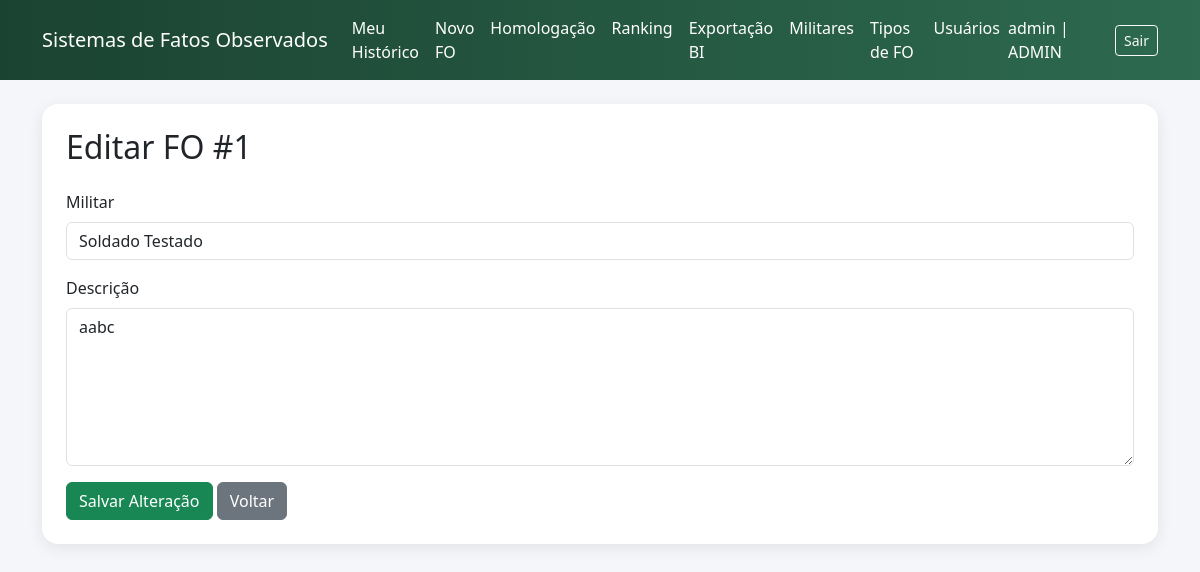
The page /fo/homologacao/1/editar (signed in) on the database its author committed.
### app/fo/models.py (models this page shows, shortened)
class Usuario(db.Model, UserMixin):
    __tablename__ = "usuarios"
    id = db.Column(db.Integer, primary_key=True)
    username = db.Column(db.String(80), unique=True, nullable=False)
    senha_hash = db.Column(db.String(128), nullable=False)
    perfil = db.Column(
        db.String(20),
        nullable=False,
        default="MILITAR"
    )
    militar_id = db.Column(
        db.Integer,
        db.ForeignKey("militares.id", ondelete="RESTRICT"),
        nullable=False
    )
    militar = db.relationship("Militar")

class FatoObservado(db.Model):
    __tablename__ = "fatos_observados"
    id = db.Column(db.Integer, primary_key=True)
    militar_id = db.Column(
        db.Integer,
        db.ForeignKey("militares.id", ondelete="RESTRICT"),
        nullable=False
    )
    cadastrador_id = db.Column(
        db.Integer,
        db.ForeignKey("usuarios.id", ondelete="RESTRICT"),
        nullable=False
    )
    homologador_id = db.Column(
        db.Integer,
        db.ForeignKey("usuarios.id", ondelete="RESTRICT"),
        nullable=True
    )
    tipo_de_fato_id = db.Column(
        db.Integer,
        db.ForeignKey("tipo_de_fato.id", ondelete="RESTRICT"),
        nullable=False
    )
    sinal = db.Column(db.String(10), nullable=False) #positivo ou negativo
    pontos = db.Column(db.Integer, nullable=False)
    descricao = db.Column(db.Text, nullable=True)
    status = db.Column(db.String(20), default="Pendente", nullable=False)
    justificativa_recusa = db.Column(db.Text, nullable=True)
    data_registro = db.Column(db.DateTime, default=datetime.utcnow, nullable=False)
    data_homologacao = db.Column(db.DateTime, nullable=True)
    militar = db.relationship("Militar", foreign_keys=[militar_id])
    cadastrador = db.relationship("Usuario", foreign_keys=[cadastrador_id])
    homologador = db.relationship("Usuario", foreign_keys=[homologador_id])
    tipo_fato = db.relationship("TipoDeFato")

class PostoGraduacao(db.Model):
    __tablename__ = 'posto_graduacao'
    id = db.Column(db.Integer, primary_key=True)
    nome = db.Column(db.String(80), nullable=False)

class Militar(db.Model):
    __tablename__ = "militares"
    id = db.Column(db.Integer, primary_key=True)
    nome_guerra = db.Column(db.String(120), nullable=False)
    identidade_militar = db.Column(db.String(30), unique=True, nullable=False)
    id_posto_graduacao = db.Column(
        db.Integer,
        db.ForeignKey("posto_graduacao.id", ondelete="RESTRICT"),
        nullable=False
    )
    data_de_praca = db.Column(db.Date, nullable=False)
    id_secao = db.Column(
        db.Integer,
        db.ForeignKey("secoes.id", ondelete="RESTRICT"),
        nullable=False
    )
    foto_url = db.Column(db.String(255), nullable=True)
    posto_graduacao = db.relationship("PostoGraduacao")
    secao = db.relationship("Secao")

### app/fo/routes.py (the view)
@fo_bp.route("/homologacao/<int:fato_id>/editar", methods=["GET", "POST"])
@login_required
@requer_homologador
def editar(fato_id):
    fato = FatoObservado.query.get_or_404(fato_id)
    if request.method == "POST":
        nova_descricao = request.form.get("descricao", "")
        editar_fato(fato, editor=current_user, nova_descricao=nova_descricao)
        flash("FO editado com sucesso.", "success")
        return redirect(url_for("fo.homologacao"))
    return render_template("fo/editar_fo.html", fato=fato)

### app/__init__.py (called while the page is built)
def create_app():
    app = Flask(__name__)
    app.config.from_object(Config)
    db.init_app(app)
    login_manager.init_app(app)
    migrate.init_app(app, db)
    from app.fo.models import Usuario
    @login_manager.user_loader
    def load_user(user_id):
        return Usuario.query.get(int(user_id))
    login_manager.login_view = "auth.login"
    from app.fo import fo_bp
    app.register_blueprint(fo_bp)
    from app.auth import auth_bp
    app.register_blueprint(auth_bp)
    @app.route("/")
    def index():
        if current_user.is_authenticated and current_user.perfil == "MILITAR":
            return redirect(url_for("fo.meu_historico"))
        return redirect(url_for("fo.ranking"))
    return app

### app/fo/permissions.py (called while the page is built)
def perfil_permitido(*perfis):
    def decorator(func):
        @wraps(func)
        def wrapper(*args, **kwargs):
            if not current_user.is_authenticated:
                abort(403)
            if current_user.perfil not in perfis and current_user.perfil != "ADMIN":
                abort(403)
            return func(*args, **kwargs)
        return wrapper
    return decorator

### app/templates/fo/editar_fo.html (shortened to what this page needs)
{% extends "base.html" %}
{% block content %}
<div class="card card-glass p-4">
    <h2 class="mb-4">Editar FO #{{ fato.id }}</h2>
    <form method="POST">
        <div class="mb-3">
            <label class="form-label">Militar</label>
            <input class="form-control"
                   value="{{ fato.militar.posto_graduacao.nome }} {{ fato.militar.nome_guerra }}"
                   readonly>
        </div>
        <div class="mb-3">
            <label class="form-label">Descrição</label>
            <textarea name="descricao"
                      class="form-control"
                      rows="6"
                      required>{{ fato.descricao }}</textarea>
        </div>
        <button class="btn btn-success">
            Salvar Alteração
        </button>
        <a href="{{ url_for('fo.homologacao') }}"
           class="btn btn-secondary">
            Voltar
        </a>
    </form>
</div>
{% endblock %}

### app/templates/base.html (shortened to what this page needs)
<!DOCTYPE html>
<html lang="pt-BR">
<head>
    <link href="https://cdn.jsdelivr.net/npm/bootstrap@5.3.3/dist/css/bootstrap.min.css" rel="stylesheet">
</head>
<body>
<nav class="navbar navbar-expand-lg navbar-dark navbar-custom mb-4">
    <div class="container">
        <a class="navbar-brand"
            href="{{ url_for('fo.ranking' )}}">
        Sistemas de Fatos Observados
        </a>
        <div class="collapse navbar-collapse"
            id="navbarNav">
            {% if current_user.is_authenticated %}
            <ul class="navbar-nav me-auto">
                {% if current_user.perfil in ["MILITAR", "ADMIN"] %}
                    <li class="nav-item">
                        <a class="nav-link" href="{{ url_for('fo.meu_historico') }}">
                            Meu Histórico
                        </a>
                    </li>
                {% endif %}
                {% if current_user.perfil in ["HOMOLOGADOR", "ADMIN"] %}
                    <li class="nav-item">
                        <a class="nav-link" href="{{ url_for('fo.novo_fo') }}">
                            Novo FO
                        </a>
                    </li>
                    <li class="nav-item">
                        <a class="nav-link" href="{{ url_for('fo.homologacao') }}">
                            Homologação
                        </a>
                    </li>
                {% endif %}
                {% if current_user.perfil in ["MILITAR", "HOMOLOGADOR", "ADMIN"] %}
                    <li class="nav-item">
                        <a class="nav-link" href="{{ url_for('fo.ranking') }}">
                            Ranking
                        </a>
                    </li>
                {% endif %}
                {% if current_user.perfil in ["BOLETIM", "ADMIN"] %}
                    <li class="nav-item">
                        <a class="nav-link" href="{{ url_for('fo.exportacao') }}">
                            Exportação BI
                        </a>
                    </li>
                {% endif %}
                {% if current_user.perfil in ["CADASTRADOR", "ADMIN"] %}
                    <li class="nav-item">
                        <a class="nav-link" href="{{ url_for('fo.admin_militares') }}">
                            Militares
                        </a>
                    </li>
                {% endif %}
                {% if current_user.perfil == "ADMIN" %}
                    <li class="nav-item">
                        <a class="nav-link" href="{{ url_for('fo.admin_tipos') }}">
                            Tipos de FO
                        </a>
                    </li>
                    <li class="nav-item">
                        <a class="nav-link" href="{{ url_for('fo.admin_usuarios') }}">
                            Usuários
                        </a>
                    </li>
                {% endif %}
            </ul>
            <div class="d-flex align-items-center gap-3">
                <span class="navbar-text">
                    {{ current_user.username }} | {{ current_user.perfil }}
                </span>
                <a class="btn btn-outline-light btn-sm"
                href="{{ url_for('auth.logout') }}">
                Sair
                </a>
            </div>
            {% endif %}
        </div>
    </div>
</nav>
<div class="container">
    {% block content %}{% endblock %}
</div>
</body>
</html>

### app/templates/base.html (style rules this page uses)
body { background: #f4f6f9; }
.navbar-custom { background: linear-gradient(90deg, #1b4332, #2d6a4f); }
.navbar-brand, .nav-link, .navbar-text { color:white !important; }
.card-glass { border-radius: 16px; border:none; box-shadow: 0 4px 15px rgba(0,0,0,0.08); }

### rows shown on the page
Usuario: username "admin", perfil "ADMIN"
FatoObservado: id "1", descricao "aabc"
PostoGraduacao: militar.posto_graduacao.nome "Soldado Testado"
